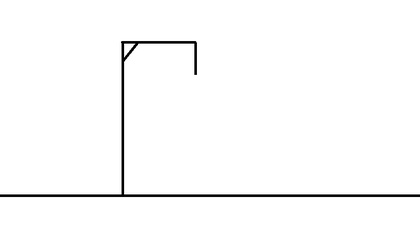
%> input picture Start.jpg, 420 x 236 px, shrunk from 819 x 460 before the run; the run also reads 3 pictures not shown here
$ octave Hangman.m   (GNU Octave 9; MATLAB toolbox functions it lacks are replaced by stand-ins)
%> lines starting %> are read from the running program, lines starting %| are printed output that depends on the picture
%%Hangman
clear
clc

%Import hangman images
start = imread('Start.jpg');
%> start is the input picture: size 236x420x3 uint8; min 0, max 255, mean 250.4
first = imread('Guess1.jpg');
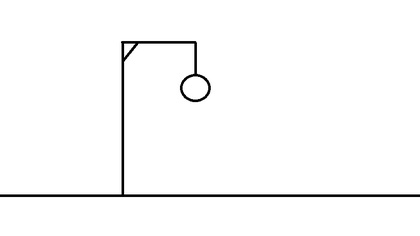
%> input picture Guess1.jpg, 420 x 236 px, shrunk from 819 x 460 before the run
%> first is the input picture: size 236x420x3 uint8; min 0, max 255, mean 249.8
second = imread('Guess2.jpg');
third = imread('Guess3.jpg');
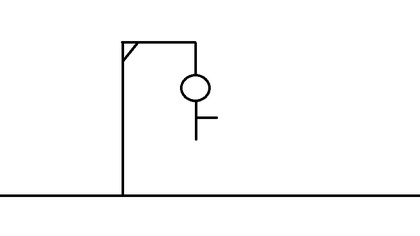
%> input picture Guess3.jpg, 420 x 236 px, shrunk from 819 x 460 before the run
%> third is the input picture: size 236x420x3 uint8; min 0, max 255, mean 249.4
fourth = imread('Guess4.jpg');
fifth = imread('Guess5.jpg');
%> (the run ends here)
